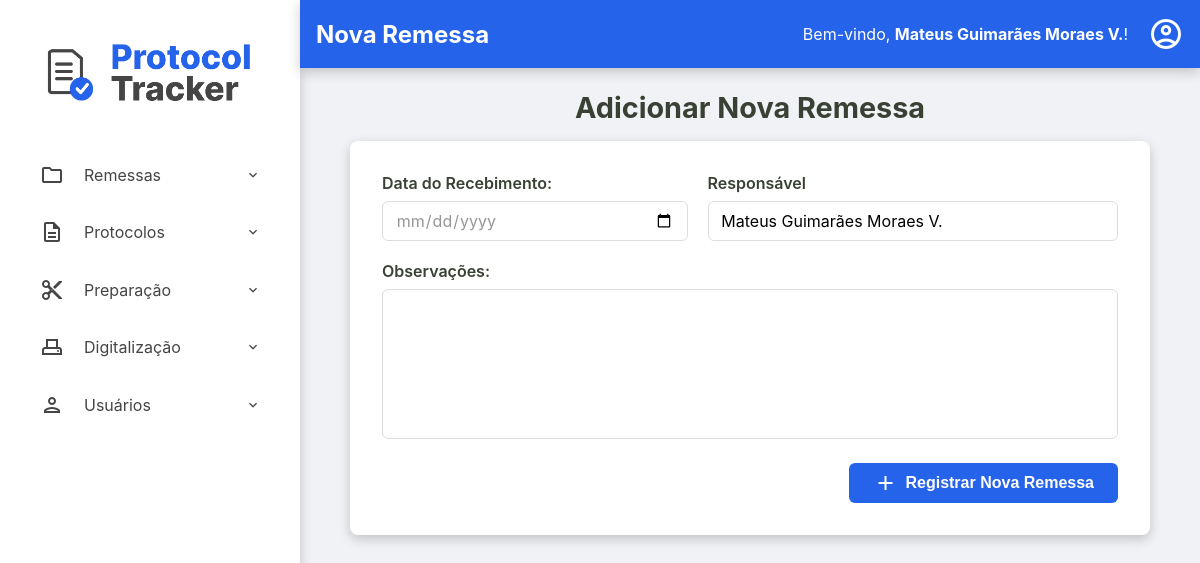
/admin/remessas/nova-remessa (signed in), run on the app's committed database.
### tables this page shows
CREATE TABLE usuarios (
    id INTEGER PRIMARY KEY AUTOINCREMENT,
    nome TEXT NOT NULL,
    email TEXT NOT NULL UNIQUE,
    cpf TEXT NOT NULL UNIQUE,
    hash_senha TEXT NOT NULL,
    permissao TEXT NOT NULL,
    data_criacao TEXT NOT NULL DEFAULT CURRENT_TIMESTAMP,
    status INTEGER NOT NULL DEFAULT 1
  );

### src/Controller/Admin/RemessaController.php (called while the page is built, shortened)
<?php
class RemessaController
{
    private ?Usuario $usuario_logado = null;
    public function __construct(
        private RemessaRepository $remessaRepository,
        private RemessaService $remessaService,
        private ProtocoloRepository $protocoloRepository,
        private ProtocoloService $protocoloService,
        private UsuarioRepository $usuarioRepository,
        private DashboardService $dashboardService,
        private UsuarioService $usuarioService
    ) {
        $id_usuario = $_SESSION['usuario_logado_id'] ?? null;
        if ($id_usuario) {
            $this->usuario_logado = $this->usuarioRepository->findById($id_usuario);
        }
    }
    public function exibirNovaRemessa(?string $erro = null)
    {
        try {
            $titulo_da_pagina = "Nova Remessa";
            $usuario_logado = $this->usuario_logado;
            require __DIR__ . '/../../../templates/admin/nova-remessa.php';
        } catch (Exception $e) {
            $this->home($e->getMessage());
        }
    }
}

### src/Repository/UsuarioRepository.php (called while the page is built, shortened)
<?php
class UsuarioRepository implements UsuarioRepositoryInterface
{
    private PDO $connection;
    public function __construct(PDO $connection)
    {
        $this->connection = $connection;
    }
    public function findById(int $id): ?Usuario
    {
        $sqlQuery = "SELECT * FROM usuarios WHERE id = :id;";
        $stmt = $this->connection->prepare($sqlQuery);
        $stmt->bindValue(':id', $id);
        $stmt->execute();
        $dadosUsuario = $stmt->fetch();
        return Usuario::fromArray($dadosUsuario);
    }
}

### src/Model/Usuario.php (called while the page is built, shortened)
<?php
class Usuario {
    public function getNome(): string { return $this->nome; }
    public static function fromArray(array $array): self
    {
        try {
            $data_criacao = isset($array['data_criacao']) ? new DateTimeImmutable($array['data_criacao']) : null;
        } catch (Exception $e) {
            throw new Exception("Falha ao criar data");
        }
        return new self(
            (int) $array['id'],
            $array['nome'],
            $array['email'],
            $array['cpf'],
            $array['hash_senha'],
            $array['permissao'],
            $data_criacao,
            (bool) $array['status']
        );
    }
}

### templates/admin/nova-remessa.php (the view, shortened to what this page needs)
<?php require __DIR__ . '/../components/_header.php'; ?>
<h2>Adicionar Nova Remessa</h2>
<form action="/admin/remessas/nova-remessa" method="post" class="protocolo-form">
    <div class="form-row">
        <div class="form-group">
            <label for="data_recebimento">Data do Recebimento:</label>
            <input type="date" id="data_recebimento" name="data_recebimento" required>
        </div>
        <div class="form-group">
            <label for="id_administrador">Responsável</label>
            <input type="text" id="nome_administrador" name="nome_administrador" value="<?= htmlspecialchars($usuario_logado->getNome()) ?>" readonly>
        </div>
    </div>
    <div class="form-group">
        <label for="observacoes">Observações:</label>
        <textarea id="observacoes" name="observacoes" rows="2"></textarea>
    </div>
    <div class="form-actions">
        <button type="submit"><span class="material-icons-outlined">add</span> Registrar Nova Remessa</button>
    </div>
</form>
<?php require __DIR__ . '/../components/_footer.php'; ?>

### templates/components/_content-header.php (shortened to what this page needs)
<div class="content-header">
    <div class="header-title">
        <h2><?= isset($titulo_da_pagina) ? htmlspecialchars($titulo_da_pagina) : 'Página sem Título' ?></h2>
    </div>
    <div class="logout">
        <?php if (isset($usuario_logado) && $usuario_logado): ?>
            <div class="welcome-message">
                <span>Bem-vindo, <strong><?= htmlspecialchars($usuario_logado->getNome()) ?></strong>!</span>
            </div>
            <div class="dropdown">
                <a href="#" id="user-menu-toggle" class="action-icon" title="Opções do Usuário">
                    <span class="material-icons-outlined">account_circle</span>
                </a>
            </div>
        <?php endif; ?>
    </div>
</div>

### public/assets/css/style.css (style rules this page uses)
:root { --cor-fundo-sidebar: #ffffff; --cor-fundo-sidebar-hover: #f2f6ff; --cor-fontes-sidebar: #454545; --cor-fundo-header: #2563eb; --cor-fontes-header: #ffffff; --cor-bordas: #ddd; --cor-fundo-body: #f0f2f5; --cor-fontes-body: #394034; --cor-fundo-sidebar-active: #dbe6ff; --cor-fontes-sidebar-active: #2563eb; --cor-bordas-focus: #80bdff; --cor-fontes-main-button: #ffffff; --cor-main-button: #2563eb; --cor-fontes-cards: #696969; --cor-icones-header: #969696; --cor-icones-header-hover: #007bff; --cor-primaria-erro: #ff2c2c; }
* { margin: 0; padding: 0; box-sizing: border-box; }
body { font-family: -apple-system, BlinkMacSystemFont, 'Segoe UI', Roboto, 'Helvetica Neue', Arial, sans-serif; background-color: var(--cor-fundo-body); color: var(--cor-fontes-body); display: flex; flex-direction: column; min-height: 100vh; }
a { text-decoration: none; }
.content-header { width: 100%; margin: 0 auto 1.4rem auto; display: flex; justify-content: space-between; align-items: center; background-color: var(--cor-fundo-header); color: var(--cor-fontes-header); box-shadow: 0 4px 12px rgba(0,0,0,0.2); padding: 1rem; }
.content-header span { color: var(--cor-fontes-header); }
.action-icon { color: var(--cor-icones-header); transition: color 0.2s; display: flex; align-items: center; }
.action-icon .material-icons-outlined { font-size: 36px; }
.conteudo-principal h2, .conteudo-principal p { text-align: center; max-width: 800px; width: 100%; }
.conteudo-principal h2 { font-size: 1.8rem; color: var(--cor-fontes-body); margin-bottom: 1.0rem; align-self: center; }
.protocolo-form { max-width: 800px; width: 100%; background-color: var(--cor-fundo-sidebar); padding: 2rem; border-radius: 8px; box-shadow: 0 4px 12px rgba(0,0,0,0.2); margin: 0 auto; display: flex; flex-direction: column; gap: 20px; }
.form-row { display: flex; gap: 20px; }
.form-group { flex-grow: 1; }
.form-group label { width: 100%; display: block; font-weight: 600; margin-bottom: 0.5rem; }
.form-group input[type="text"], .form-group input[type="number"], .form-group input[type="email"], .form-group input[type="password"], .form-group textarea { width: 100%; height: 40px; padding: 0.8rem; border: 1px solid var(--cor-bordas); border-radius: 6px; font-size: 1rem; font-family: inherit; transition: border-color 0.2s, box-shadow 0.2s; }
.form-group input[type="date"], .form-group input[type="datetime-local"], .form-group input[type="month"], .form-group select { width: 100%; height: 40px; padding: 0.8rem; color: var(--cor-icones-header); border: 1px solid var(--cor-bordas); border-radius: 6px; font-size: 1rem; font-family: inherit; transition: border-color 0.2s, box-shadow 0.2s; }
.form-group textarea { min-height: 150px; }
textarea { resize: none; }
.form-actions { display: flex; justify-content: flex-end; }
.protocolo-form .form-actions { display: flex; gap: 20px; }
.form-actions button { font-weight: bold; color: var(--cor-fontes-main-button); background-color: var(--cor-main-button); display: inline-flex; align-items: center; gap: 8px; height: 40px; padding: 0.8rem 1.5rem; font-size: 1rem; border: none; border-radius: 6px; cursor: pointer; transition: background-color 0.2s; text-decoration: none; }
.material-icons-outlined { vertical-align: middle; }
.dropdown { position: relative; display: inline-block; }
.logout { display: flex; align-items: center; justify-content: center; gap: 20px; }

### data on the page
usuarios: nome "Mateus Guimarães Moraes V.", nome_administrador "Mateus Guimarães Moraes V."

### other printed values
$titulo_da_pagina "Nova Remessa"
